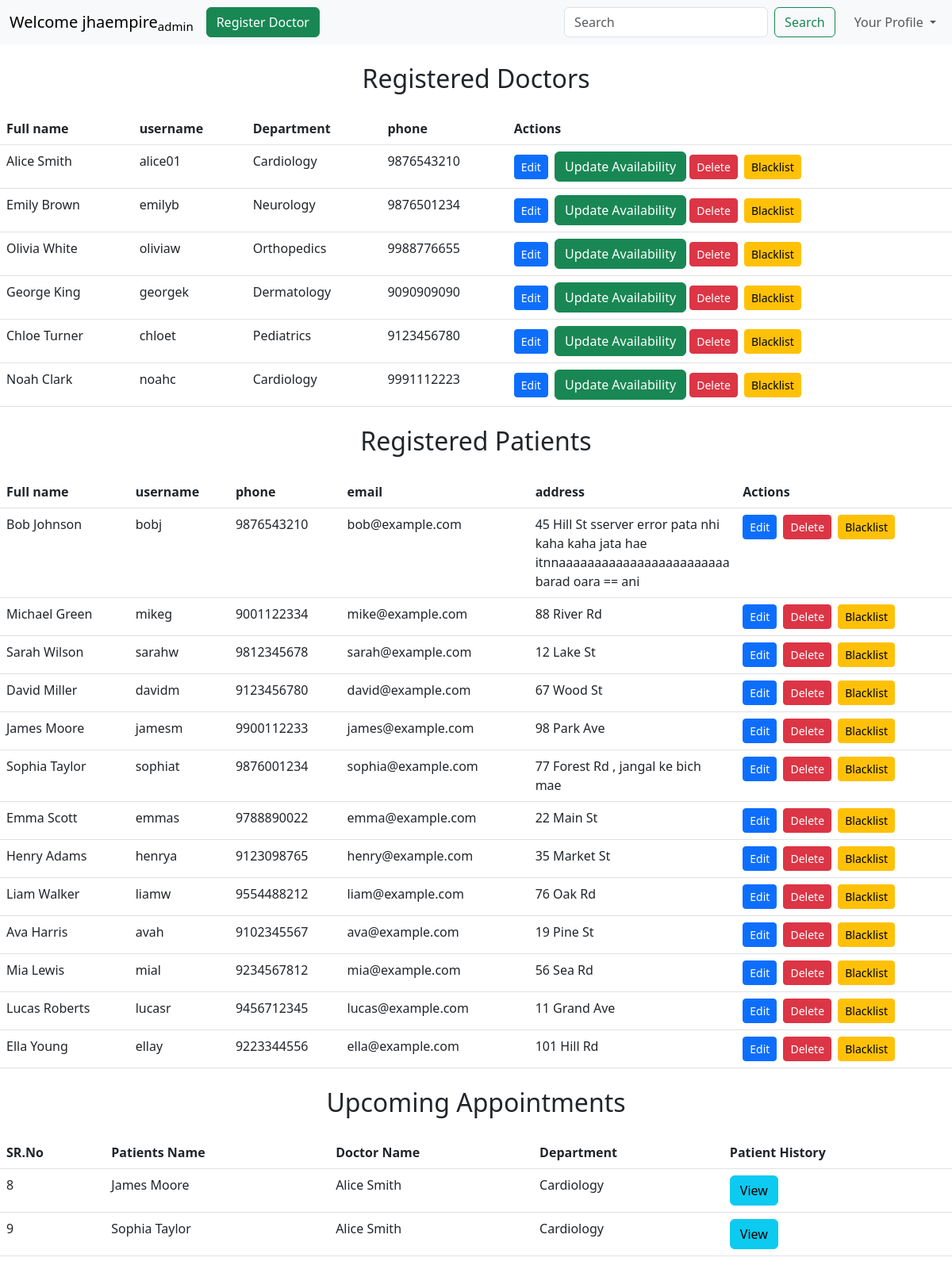
The app's page /dashboard/admin (signed in), older data.
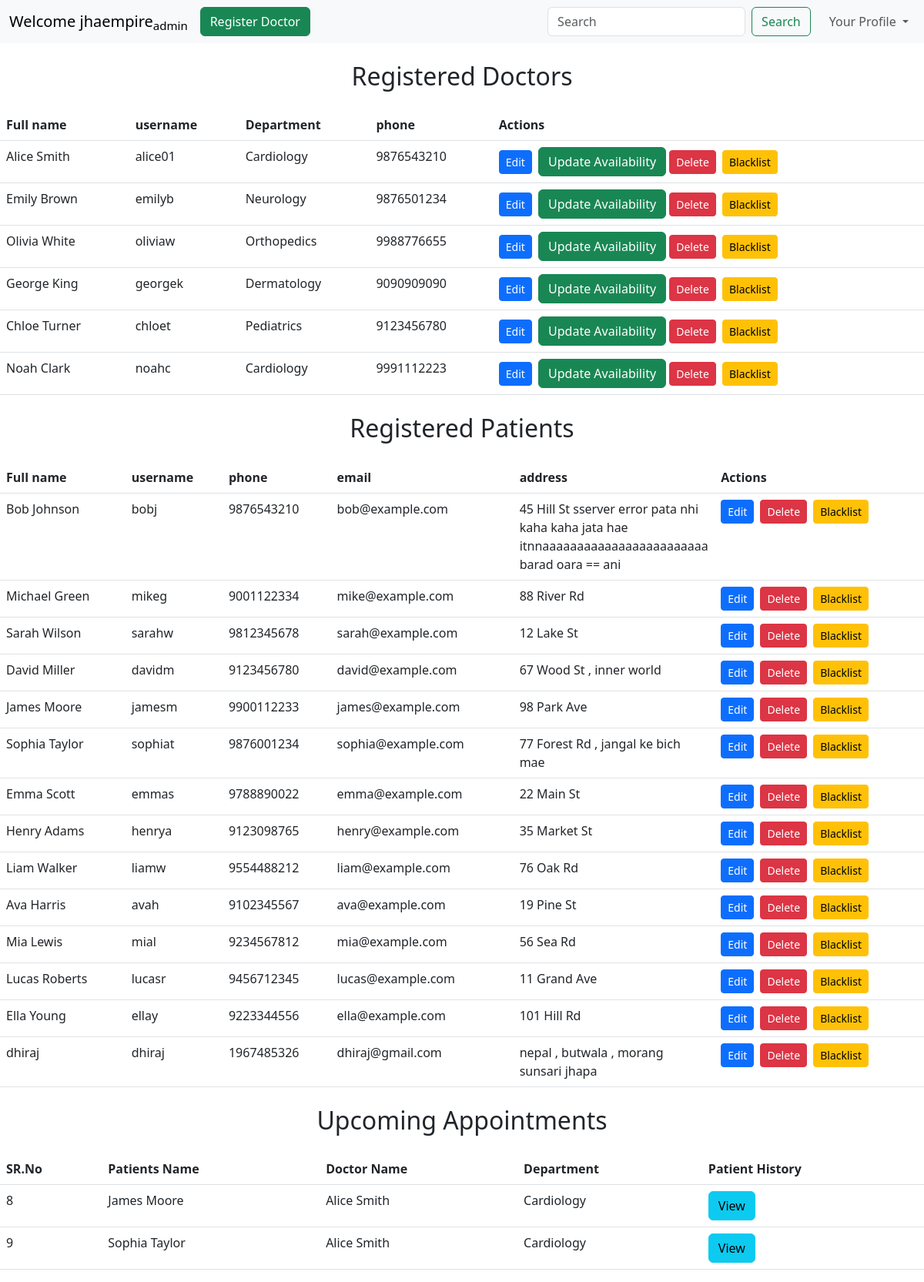
The same page, newer data.
### models/models.py (models this page shows)
class User(db.Model):
    id=db.Column(db.Integer(),primary_key=True)
    fullname = db.Column(db.String(50),nullable = False)
    username = db.Column(db.String(50),unique = True,nullable = False)
    password = db.Column(db.String(),nullable= False)
    role = db.Column(db.String(10),nullable=False)
    status=db.Column(db.Integer(),nullable=False,default=0)
    created_at=db.Column(db.DateTime(),default=datetime.datetime.utcnow)
    updated_at=db.Column(db.DateTime(),default=datetime.datetime.utcnow,onupdate=datetime.datetime.utcnow)

class Doctor(db.Model):
    id=db.Column(db.Integer(),primary_key=True)
    fullname = db.Column(db.String(50),nullable = False)
    username = db.Column(db.String(50),unique = True,nullable = False)
    password = db.Column(db.String(),nullable= False)
    address = db.Column(db.String(200),nullable = False)
    phone = db.Column(db.String(15),nullable = False)
    email = db.Column(db.String(50),nullable = False)
    experience = db.Column(db.String(100),nullable = False)
    specialization = db.Column(db.String(50),nullable = False)
    created_at=db.Column(db.DateTime(),default=datetime.datetime.utcnow)
    updated_at=db.Column(db.DateTime(),default=datetime.datetime.utcnow,onupdate=datetime.datetime.utcnow)

class Patient(db.Model):
    id=db.Column(db.Integer(),primary_key=True)
    userid = db.Column(db.Integer(),nullable=False)
    name=db.Column(db.String(50),nullable = False)
    dob = db.Column(db.String(20),nullable = False)
    phone= db.Column(db.Integer(),nullable = False)
    email=db.Column(db.String(50),nullable = False)
    address=db.Column(db.String(200),nullable = False)
    emergencycontact=db.Column(db.String(50),nullable = False)

### controllers/adminDashboard.py (the view)
@theadminDashboard.route("/dashboard/admin", methods=['GET','POST'])
def adminDashboard():
    if('user' in session and session['role']=="admin"):
        user=session['user']
        print(user)
        alldoctors=User.query.filter_by(role="doctor").all()
        print(alldoctors)
        doctdetails= Doctor.query.all()
        print(doctdetails)
        allpatients=User.query.filter_by(role="patient").all()
        print(allpatients)
        patientdetails= Patient.query.all()
        print(patientdetails)
        for x in patientdetails:
            print(x.email)
        allappointment= Appointments.query.all()
        print(allappointment)
        allappointments=[]
        innerdetails={}
        for appointment in allappointment:
            patient=User.query.filter_by(username=appointment.patient).first()
            doctor=User.query.filter_by(username=appointment.doctor).first()
            department = Doctor.query.filter_by(username=appointment.doctor).first().specialization
            if(appointment.status=="booked"):
                innerdetails={
                    'id':appointment.id,
                    'patient_fullname':patient.fullname,
                    'doctor_fullname':doctor.fullname,
                    'department':department,
                    'date':appointment.date,
                    'timeslot':appointment.timeslot,
                    'status':appointment.status,
                    'pt_username':appointment.patient,
                }
                allappointments.append(innerdetails)
        return render_template("adminDashboard.html",user=user , alldoctors=alldoctors, doctdetails=doctdetails, allpatients=allpatients, patientdetails=patientdetails , allappointments=allappointments)
    else:
        return redirect("/login")

### templates/adminDashboard.html (shortened to what this page needs)
<!DOCTYPE html>
<html lang="en">
<head>
    <link href="https://cdn.jsdelivr.net/npm/bootstrap@5.3.0-alpha1/dist/css/bootstrap.min.css" rel="stylesheet">
</head>
<body>
<nav class="navbar navbar-expand-lg bg-body-tertiary">
  <div class="container-fluid">
    <a class="navbar-brand" href="#">Welcome {{user}}<sub>admin</sub></a>
    <div class="collapse navbar-collapse" id="navbarSupportedContent">
      <ul class="navbar-nav me-auto mb-2 mb-lg-0">
        <li class="nav-item">
          <a class="btn btn-success" href="/dashboard/admin/register-doctor">Register Doctor </a>
        </li>
        </ul>
         <form class="d-flex me-3" role="search">
          <input class="form-control me-2" type="search" placeholder="Search" aria-label="Search">
          <button class="btn btn-outline-success" type="submit">Search</button>
        </form>
        <ul class="navbar-nav">
          <li class="nav-item dropdown">
            <a class="nav-link dropdown-toggle" href="#" role="button" data-bs-toggle="dropdown" aria-expanded="false">
              Your Profile
            </a>
          </li>
        </ul>
    </div>
  </div>
</nav>
<div>
  <h2 class="text-center my-4">Registered Doctors</h2>
      <table class="table">
      <thead>
        <tr>
          <th>Full name</th>
          <th>username</th>
          <th>Department</th>
          <th>phone</th>
          <th>Actions</th>
        </tr>
      </thead>
      <tbody>
        {% for doc in alldoctors %}
        {% for x in doctdetails %}
        {% if doc.username == x.username %}
        <tr>
          <td>{{doc.fullname}}</td>
          <td>{{doc.username}}</td>
          <td>{{x.specialization}}</td>
          <td>{{x.phone}}</td>
          <td>
          <a href="/edit-doctor/{{ doc.id }}" class="btn btn-primary btn-sm me-1">Edit</a>
          <a class="btn btn-success" href="/availibility/edit">Update Availability</a>
          <a href="/deletedoctor/{{ doc.id }}" class="btn btn-danger btn-sm me-1">Delete</a>
          <a href="/blacklistdoctor/{{ doc.id }}" class="btn btn-warning btn-sm">Blacklist</a>
        </td>
        </tr>
          {% endif %}
        {% endfor %}
        {% endfor %}
        </tbody>
      </table>
</div>
<h2 class="text-center my-4">Registered Patients</h2>
      <table class="table">
      <thead>
        <tr>
          <th>Full name</th>
          <th>username</th>
          <th>phone</th>
          <th>email</th>
          <th>address</th>
          <th>Actions</th>
        </tr>
      </thead>
      <tbody>
        {% for pat in allpatients %}
        {% for y in patientdetails %}
        {% if pat.id == y.userid %}
        <tr>
          <td>{{pat.fullname}}</td>
          <td>{{pat.username}}</td>
          <td>{{y.phone}}</td>
          <td> {{y.email}}</td>
          <td style="word-break: break-word; max-width: 200px;">{{y.address}}</td>
          <td>
          <a href="/admin/edit-patient/{{pat.username}}" class="btn btn-primary btn-sm me-1">Edit</a>
          <a href="/deletepatient/{{ pat.id }}" class="btn btn-danger btn-sm me-1">Delete</a>
          <a href="/blacklistpatient/{{ pat.id }}" class="btn btn-warning btn-sm">Blacklist</a>
        </td>
        </tr>
          {% endif %}
        {% endfor %}
        {% endfor %}
        </tbody>
      </table>
<h2 class="text-center my-4"> Upcoming Appointments</h2>
      <table class="table">
      <thead>
        <tr>
          <th>SR.No</th>
          <th>Patients Name</th>
          <th>Doctor Name</th>
          <th>Department</th>
          <th>Patient History</th>
          </tr>
      </thead>
      <tbody>
        {% for ap in allappointments%}
        <tr>
          <td>{{ap.id}}</td>
          <td>{{ap.patient_fullname}}</td>
          <td>{{ap.doctor_fullname}}</td>
          <td>{{ap.department}}</td>
          <td><a class="btn btn-info" href="/dashboard/patient-history/{{ap.pt_username}}">View</a></td>
        </tr>
        {%endfor%}
        </tbody>
      </table>
</body>
</html>

Row changes from the older to the newer data that the page shows:
changed Patient "david@example.com": address "67 Wood St" → "67 Wood St , inner world"
added User: fullname "dhiraj", username "dhiraj"
added Patient: phone "1967485326", email "dhiraj@gmail.com", address "nepal , butwala , morang sunsari jhapa"
